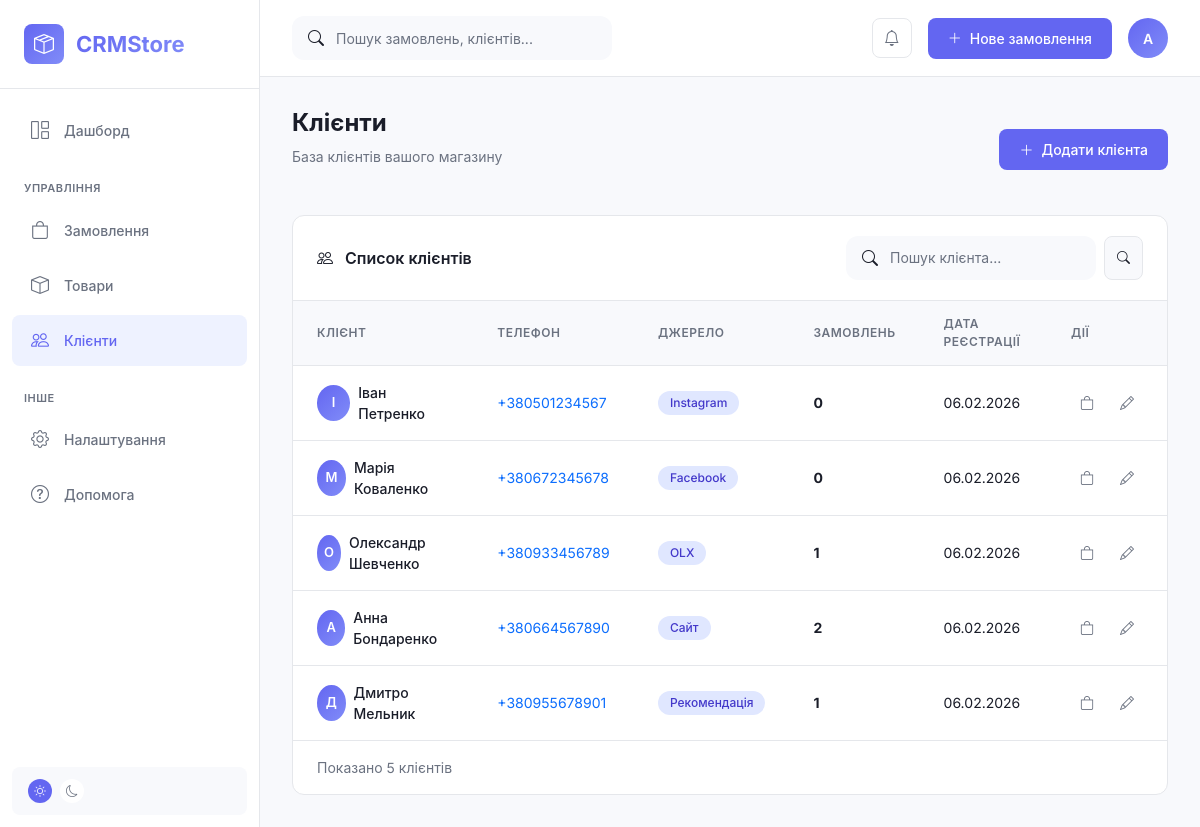
The app's page /customers/ with its own data.
### orders/models.py (models this page shows, shortened)
class Customer(models.Model):
    SOURCE_CHOICES = [
        ('instagram', 'Instagram'),
        ('facebook', 'Facebook'),
        ('olx', 'OLX'),
        ('rozetka', 'Rozetka'),
        ('website', 'Сайт'),
        ('referral', 'Рекомендація'),
        ('other', 'Інше'),
    ]
    full_name = models.CharField('ПІБ', max_length=255)
    phone = models.CharField('Телефон', max_length=20)
    email = models.EmailField('Email', blank=True, null=True)
    source = models.CharField(
        'Джерело',
        max_length=20,
        choices=SOURCE_CHOICES,
        default='other'
    )
    notes = models.TextField('Примітки', blank=True)
    created_at = models.DateTimeField('Створено', auto_now_add=True)
    class Meta:
        verbose_name = 'Клієнт'
        verbose_name_plural = 'Клієнти'
        ordering = ['-created_at']

### orders/views.py (the view)
# urls.py: path('customers/', views.customer_list, name='customer_list'),
def customer_list(request):
    customers = Customer.objects.annotate(
        orders_count=Count('orders')
    ).all()
    search = request.GET.get('search', '')
    if search:
        customers = customers.filter(
            Q(full_name__icontains=search) | Q(phone__icontains=search)
        )
    context = {
        'customers': customers,
        'search': search,
    }
    return render(request, 'orders/customer_list.html', context)

### templates/orders/customer_list.html (shortened to what this page needs)
{% extends 'base.html' %}
{% load humanize %}
{% block content %}
<div class="page-header d-flex justify-content-between align-items-center mb-4">
    <div>
        <h1 class="page-title">Клієнти</h1>
        <p class="page-subtitle">База клієнтів вашого магазину</p>
    </div>
    <a href="{% url 'admin:orders_customer_add' %}" class="btn btn-primary" target="_blank">
        <i class="bi bi-plus-lg"></i>
        Додати клієнта
    </a>
</div>
<div class="table-container">
    <div class="table-header">
        <div class="table-title">
            <i class="bi bi-people me-2"></i>
            Список клієнтів
        </div>
        <div class="table-actions">
            <form method="GET" action="{% url 'customer_list' %}" class="d-flex gap-2">
                <div class="header-search" style="width: 250px;">
                    <i class="bi bi-search"></i>
                    <input type="text" name="search" value="{{ search }}" placeholder="Пошук клієнта...">
                </div>
                <button type="submit" class="btn btn-secondary btn-sm">
                    <i class="bi bi-search"></i>
                </button>
            </form>
        </div>
    </div>
    {% if customers %}
    <table class="data-table">
        <thead>
            <tr>
                <th>Клієнт</th>
                <th>Телефон</th>
                <th>Джерело</th>
                <th>Замовлень</th>
                <th>Дата реєстрації</th>
                <th>Дії</th>
            </tr>
        </thead>
        <tbody>
            {% for customer in customers %}
            <tr>
                <td>
                    <div class="d-flex align-items-center gap-2">
                        <div class="user-avatar" style="width: 36px; height: 36px; font-size: 13px;">
                            {{ customer.full_name|slice:":1"|upper }}
                        </div>
                        <div>
                            <div class="fw-medium">{{ customer.full_name }}</div>
                        </div>
                    </div>
                </td>
                <td>
                    <a href="tel:{{ customer.phone }}" class="text-decoration-none">
                        {{ customer.phone }}
                    </a>
                </td>
                <td>
                    <span class="badge badge-confirmed">
                        {{ customer.get_source_display }}
                    </span>
                </td>
                <td>
                    <strong>{{ customer.orders_count }}</strong>
                </td>
                <td>{{ customer.created_at|date:"d.m.Y" }}</td>
                <td>
                    <div class="action-buttons">
                        <a href="{% url 'order_list' %}?search={{ customer.phone }}" class="action-btn"
                            title="Замовлення клієнта">
                            <i class="bi bi-bag"></i>
                        </a>
                        <a href="{% url 'admin:orders_customer_change' customer.pk %}" class="action-btn"
                            title="Редагувати" target="_blank">
                            <i class="bi bi-pencil"></i>
                        </a>
                    </div>
                </td>
            </tr>
            {% endfor %}
        </tbody>
    </table>
    <div class="pagination-wrapper">
        <div class="pagination-info">
            Показано {{ customers|length }} клієнтів
        </div>
    </div>
    {% endif %}
</div>
{% endblock %}

### templates/base.html (style rules this page uses)
:root { --sidebar-width: 260px; --header-height: 70px; --bg-light: #f8f9fc; --bg-white: #ffffff; --text-primary: #1a1d29; --text-secondary: #6b7280; --accent-primary: #6366f1; --accent-primary-light: #eef2ff; --accent-success: #10b981; --accent-warning: #f59e0b; --accent-danger: #ef4444; --accent-info: #3b82f6; --border-color: #e5e7eb; --shadow-sm: 0 1px 2px 0 rgb(0 0 0 / 0.05); --shadow-md: 0 4px 6px -1px rgb(0 0 0 / 0.1); --shadow-lg: 0 10px 15px -3px rgb(0 0 0 / 0.1); --radius-sm: 8px; --radius-md: 12px; --radius-lg: 16px; }
* { margin: 0; padding: 0; box-sizing: border-box; }
body { font-family: 'Inter', -apple-system, BlinkMacSystemFont, sans-serif; background-color: var(--bg-light); color: var(--text-primary); min-height: 100vh; }
.header-search { display: flex; align-items: center; gap: 12px; background: var(--bg-light); border-radius: var(--radius-md); padding: 10px 16px; width: 320px; }
.header-search input { border: none; background: none; outline: none; flex: 1; font-size: 14px; color: var(--text-primary); }
.header-search input::placeholder { color: var(--text-secondary); }
.user-avatar { width: 40px; height: 40px; border-radius: 50%; background: linear-gradient(135deg, var(--accent-primary), #818cf8); color: white; display: flex; align-items: center; justify-content: center; font-weight: 600; font-size: 14px; }
.page-title { font-size: 24px; font-weight: 700; color: var(--text-primary); margin-bottom: 8px; }
.page-subtitle { font-size: 14px; color: var(--text-secondary); margin-bottom: 24px; }
.table-container { background: var(--bg-white); border: 1px solid var(--border-color); border-radius: var(--radius-md); overflow: hidden; }
.table-header { padding: 20px 24px; border-bottom: 1px solid var(--border-color); display: flex; align-items: center; justify-content: space-between; flex-wrap: wrap; gap: 16px; }
.table-title { font-size: 16px; font-weight: 600; }
.table-actions { display: flex; align-items: center; gap: 12px; }
.data-table { width: 100%; border-collapse: collapse; }
.data-table th { padding: 14px 24px; text-align: left; font-size: 12px; font-weight: 600; text-transform: uppercase; letter-spacing: 0.5px; color: var(--text-secondary); background: var(--bg-light); border-bottom: 1px solid var(--border-color); }
.data-table td { padding: 16px 24px; font-size: 14px; border-bottom: 1px solid var(--border-color); vertical-align: middle; }
.data-table tr:last-child td { border-bottom: none; }
.badge { display: inline-flex; align-items: center; gap: 6px; padding: 6px 12px; border-radius: 20px; font-size: 12px; font-weight: 500; }
.badge-confirmed { background: #e0e7ff; color: #4338ca; }
.btn { display: inline-flex; align-items: center; gap: 8px; padding: 10px 20px; border-radius: var(--radius-sm); font-size: 14px; font-weight: 500; border: none; cursor: pointer; transition: all 0.2s ease; text-decoration: none; }
.btn-primary { background: var(--accent-primary); color: white; }
.btn-secondary { background: var(--bg-light); color: var(--text-primary); border: 1px solid var(--border-color); }
.btn-sm { padding: 6px 12px; font-size: 13px; }
.action-buttons { display: flex; align-items: center; gap: 8px; }
.action-btn { width: 32px; height: 32px; border-radius: var(--radius-sm); border: none; background: transparent; color: var(--text-secondary); cursor: pointer; display: flex; align-items: center; justify-content: center; transition: all 0.2s ease; }
.pagination-wrapper { padding: 16px 24px; border-top: 1px solid var(--border-color); display: flex; align-items: center; justify-content: space-between; }
.pagination-info { font-size: 14px; color: var(--text-secondary); }

### records on screen
Customer: full_name "І", full_name "Іван Петренко", phone "+380501234567", source "Instagram", orders_count "0", created_at "06.02.2026"
Customer: full_name "М", full_name "Марія Коваленко", phone "+380672345678", source "Facebook", orders_count "0", created_at "06.02.2026"
Customer: full_name "О", full_name "Олександр Шевченко", phone "+380933456789", source "OLX", orders_count "1", created_at "06.02.2026"
Customer: full_name "А", full_name "Анна Бондаренко", phone "+380664567890", source "Сайт", orders_count "2", created_at "06.02.2026"
Customer: full_name "Д", full_name "Дмитро Мельник", phone "+380955678901", source "Рекомендація", orders_count "1", created_at "06.02.2026"

### other values on screen
{{ customers|length }} "5"
